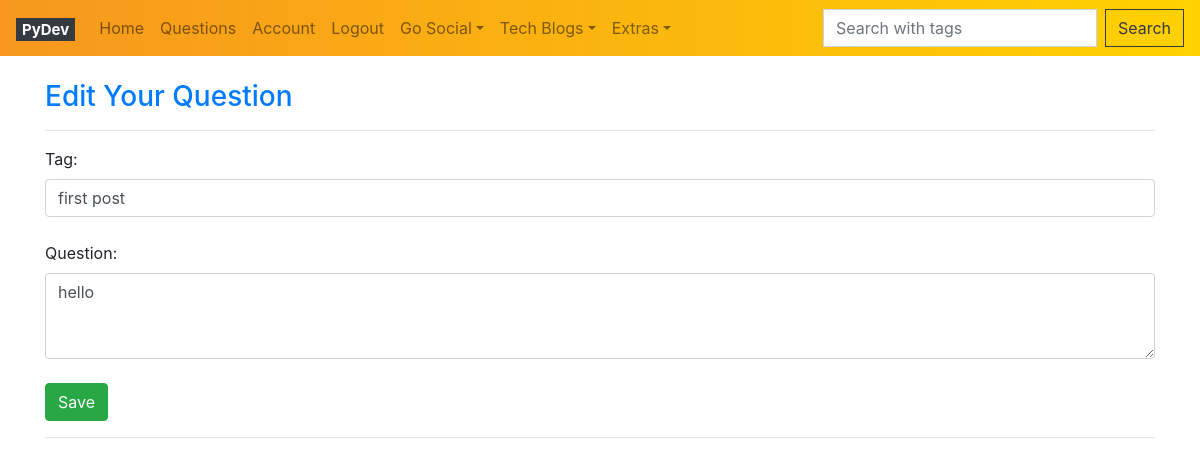
The page /home/edit/1 (signed in) on the database as committed earlier.
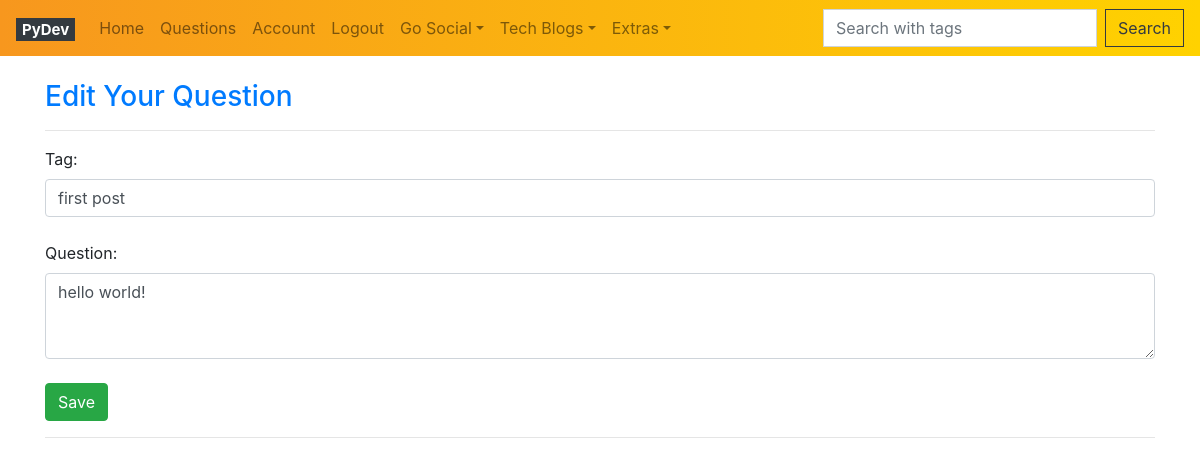
The same page on the database as committed later.
### models/__init__.py (models this page shows, shortened)
class Posts(db.Model):
	__tablename__ = 'posts'
	id = db.Column(db.Integer,primary_key = True)
	title = db.Column(db.String(100),nullable = False,default = 'N/A')
	content = db.Column(db.Text,nullable = False,default = 'N/A')
	author = db.Column(db.String(10),nullable = False,default = 'N/A')
	created = db.Column(db.DateTime, default=datetime.now)
	owner_id = db.Column(db.Integer,db.ForeignKey('user.id'))
	likes = db.relationship('PostLike',backref = 'post',lazy ='dynamic')
	comments = db.relationship('Comments',backref = 'post',lazy='dynamic',cascade ="all, delete-orphan")

### views/__init__.py (the view)
@app.route('/home/edit/<int:id>',methods = ['GET','POST'])
@login_required
def edit(id):
	user_val = session.get('user_val', None)
	post = Posts.query.get_or_404(id)
	if request.method == 'POST':
		post.title = request.form['title']
		post.content = request.form['content']
		post.author = user_val
		db.session.commit()
		flash('Edited successfully Question:%d'%(id,))
		return redirect('/posts')
	else:
		return render_template('edit.html',post = post)

### views/__init__.py (called while the page is built)
@loginmanager.user_loader
def load_user(user_id):
	return User.query.get(int(user_id))

@app.context_processor
def context_processor():
	user_val = session.get('user_val', None)
	return dict(key = user_val)

### templates/edit.html
{% extends 'base.html' %}
{% block head %}
<br>
<h3 class="text-primary">Edit Your Question</h3>
{% endblock %}
{% block body %}
	<hr>
	<form action='/home/edit/{{post.id}}' method="POST">
		<label for="title">Tag:</label>
	    <input class="form-control" type="text" name="title" id="title" value="{{ post.title.lower() }}" aria-label="Enter title">
		<br>
		<label for="content">Question:</label>
    	<textarea class="form-control" name="content" id="content" aria-label="Enter content" rows="3">{{ post.content }}</textarea>
    	<br>
		<input class="btn btn-success"type="submit" value="Save">
	</form>
	<hr>
{% endblock %}

Rows that differ between the two databases and show on the page:
changed Posts "first post": content "hello" → "hello world!"
